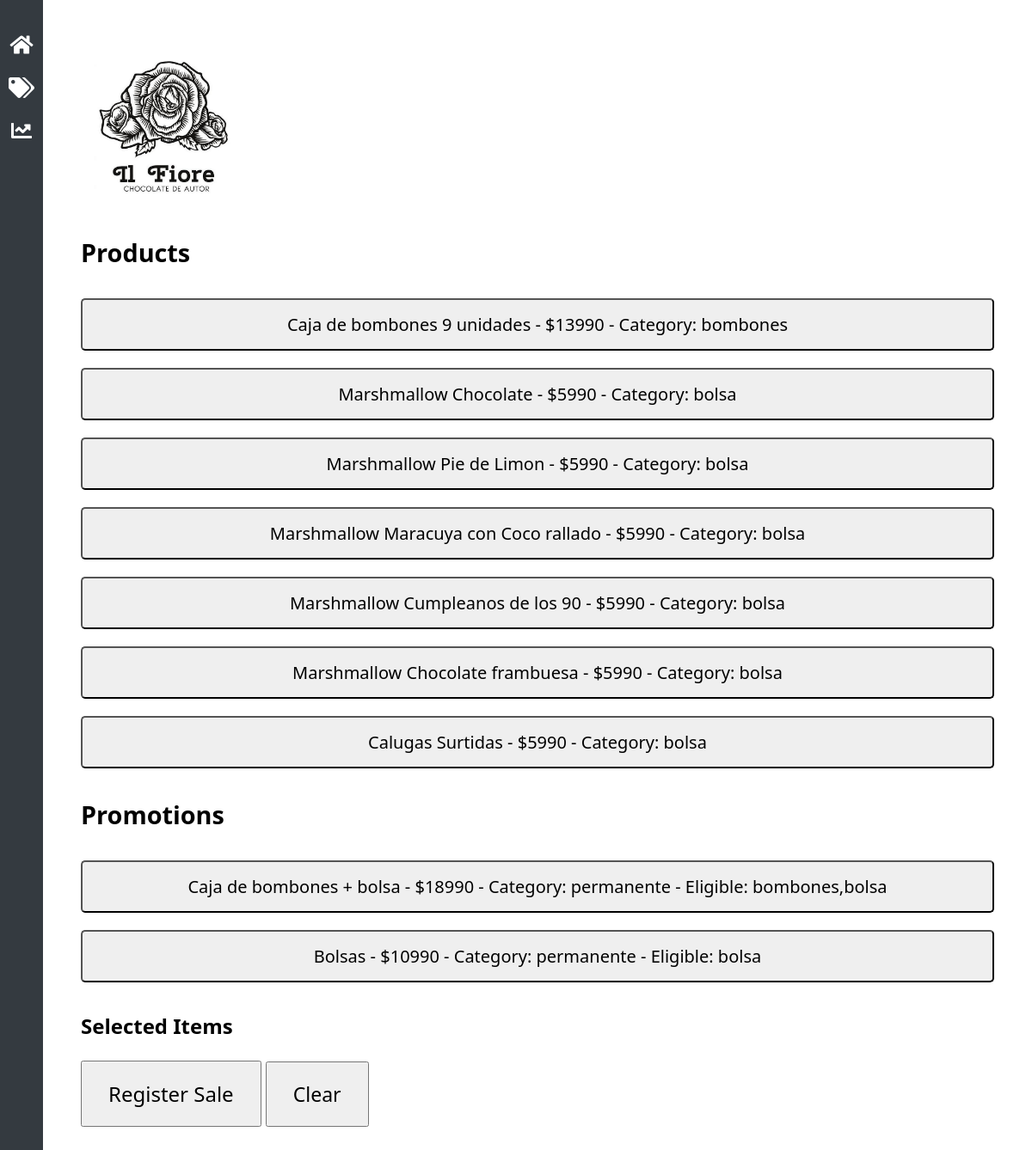
The app's page /sales with its own data.
### Websv.py (models this page shows)
class Product(db.Model):
    id = db.Column(db.Integer, primary_key=True)
    name = db.Column(db.String(100), nullable=False)
    price = db.Column(db.Integer, nullable=False)
    product_category = db.Column(db.String(100), nullable=True)

class Promotion(db.Model):
    id = db.Column(db.Integer, primary_key=True)
    name = db.Column(db.String(100), nullable=False)
    price = db.Column(db.Integer, nullable=False)
    promotion_category = db.Column(db.String(100), nullable=True)
    eligible_category = db.Column(db.String(100), nullable=True)  # New field replacing constant_product_id and selectable_group_ids
    selectable_quantities = db.Column(db.String(100), nullable=False)  # Comma-separated string of quantities for IDs

### Websv.py (the view)
@app.route('/sales', methods=['GET', 'POST'])
def sales():
    if request.method == 'POST':
        return handle_post_request()
    else:  # Assuming GET request
        return show_sales_page()

### Websv.py (called while the page is built)
def promotion_to_dict(promotion):
    return {
        'id': promotion.id,
        'name': promotion.name,
        'price': promotion.price,
        'promotion_category': promotion.promotion_category,
        'eligible_category': promotion.eligible_category,
        'selectable_quantities': promotion.selectable_quantities
    }

def show_sales_page():
    products = Product.query.all()
    promotions = Promotion.query.all()
    promotion_dicts = [promotion_to_dict(promo) for promo in promotions]
    return render_template('sales.html', products=products, promotions=promotion_dicts)

### templates/sales.html (shortened to what this page needs)
<!DOCTYPE html>
<html lang="en">
<head>
    <link rel="stylesheet" href="static/modern-ui-style.css">
    <link rel="stylesheet" href="https://cdnjs.cloudflare.com/ajax/libs/font-awesome/5.15.1/css/all.min.css">
</head>
<body>
    <div id="sidebar">
        <ul class="nav flex-column">
            <li class="nav-item">
                <a class="nav-link active" href="/sales">
                    <i class="fas fa-home nav-icon"></i>
                </a>
            </li>
            <li class="nav-item">
                <a class="nav-link" href="/products">
                    <i class="fas fa-tags nav-icon"></i>
                </a>
            </li>
            <li class="nav-item">
                <a class="nav-link" href="/sales-record">
                    <i class="fas fa-chart-line nav-icon"></i>
                </a>
            </li>
        </ul>
    </div>
    <div class="content">
        <div class="container-fluid modern-ui-container">
        <div class="row">
            <div class="col-md-4 logo-container">
                <img src="static/logo.png" alt="Company Logo" class="logo">
            </div>
           <div id="products-section" class="col-md-8">
            <h2>Products</h2>
            <div id="product-buttons" class="d-flex flex-wrap">
                {% for product in products %}
                {% if product.price %}
                <button type="button" class="btn btn-primary product-button" data-product-id="{{ product.id }}">
                    {{ product.name }} - ${{ product.price }} - Category: {{ product.product_category }}
                </button>
                {% endif %}
                {% endfor %}
            </div>
        </div>
        <div id="promotions-section" class="col-md-8">
            <h2>Promotions</h2>
            <div id="promotion-buttons" class="d-flex flex-wrap">
                {% for promo in promotions %}
                {% if promo.name %}
                <button type="button" class="btn btn-primary promo-button" data-promo-id="{{ promo.id }}">
                    {{ promo.name }} - ${{ promo.price }} - Category: {{ promo.promotion_category }} - Eligible: {{ promo.eligible_category }}
                </button>
                {% endif %}
                {% endfor %}
            </div>
        </div>
            </div>
            <div id="temporary-list" class="temporary-list">
            <h3 class="selected-items-title">Selected Items</h3>
            <button id="register-sale" class="btn register-sale-btn">Register Sale</button>
            <button id="clear-sales" class="btn clear-sale-btn">Clear</button>
            </div>
            </div>
            </div>
</body>
</html>

### static/modern-ui-style.css (style rules this page uses)
body, h1, h3, button, input { font-family: 'Segoe UI', 'Helvetica Neue', sans-serif; font-size: larger; }
.container-fluid, .list-group-item { padding: 20px; }
.logo-container .logo { max-width: 200px; }
#product-buttons .product-button, .promo-button { width: 100%; margin: 10px 0; padding: 15px 0; border-radius: 5px; font-size: 1.25rem; }
#temporary-list .selected-items-title, .register-sale-btn { font-size: 1.5rem; }
.register-sale-btn { padding: 20px 30px; }
.clear-sale-btn { padding: 20px 30px; }
#sidebar { position: fixed; top: 0; left: 0; bottom: 0; width: 50px; background-color: #343a40; padding: 0.5rem 0; display: flex; flex-direction: column; align-items: center; }
#sidebar ul { list-style: none; padding: 0; width: 100%; }
#sidebar .nav-item { width: 100%; }
#sidebar .nav-link { color: #ffffff; display: flex; justify-content: center; align-items: center; height: 50px; text-decoration: none; }
#sidebar .nav-icon { font-size: 1.5rem; }
.content { margin-left: 50px; padding: 1rem; }

### records on screen
Product: name "Caja de bombones 9 unidades", price "13990", product_category "bombones"
Product: name "Marshmallow Chocolate", price "5990", product_category "bolsa"
Product: name "Marshmallow Pie de Limon", price "5990", product_category "bolsa"
Product: name "Marshmallow Maracuya con Coco rallado", price "5990", product_category "bolsa"
Product: name "Marshmallow Cumpleanos de los 90", price "5990", product_category "bolsa"
Product: name "Marshmallow Chocolate frambuesa", price "5990", product_category "bolsa"
Product: name "Calugas Surtidas", price "5990", product_category "bolsa"
Promotion: name "Caja de bombones + bolsa", price "18990", promotion_category "permanente", eligible_category "bombones,bolsa"
Promotion: name "Bolsas", price "10990", promotion_category "permanente", eligible_category "bolsa"
